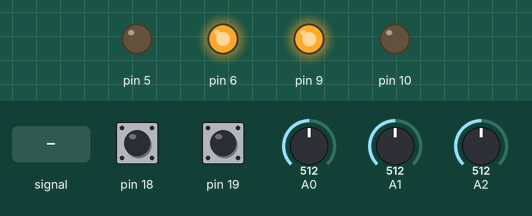
Simulated run of this sketch. Board: Arduino Uno, built with avr-gcc and run on an emulated ATmega328P. Parts: output pins drawn as LEDs (lit = HIGH). Inputs (shaded band) come from the test bench; at power-on: A0 = 512, A1 = 512, A2 = 512, pin 18 HIGH, pin 19 HIGH. What the sketch prints to the serial monitor is not drawn.

Above: at 1.2 s.
1.3 s: A0 fed a 50 Hz sine of ±306 counts around its level
At 3.2 s:
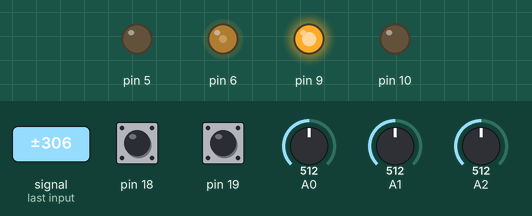
4.3 s: A0 set to 1023
At 4.74 s:
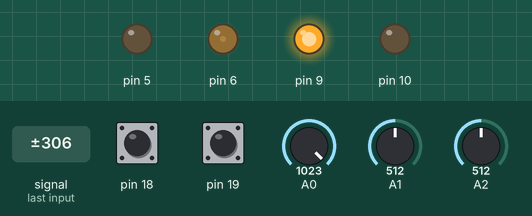
7.3 s: A0 set to 945
At 7.51 s:
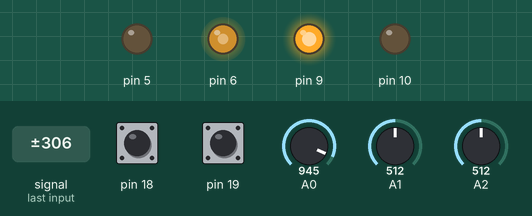
10.3 s: A0 set to 918
Timing chart, 0 to 43.0 s (numbered marks = the images above; inputs shaded):
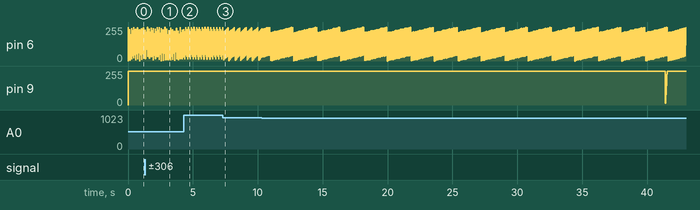

Measured:
- by itself, pin 6: ramps from 0/255 to 255/255 and jumps back, once every 0.09 s

The sketch:

LF_PINOTINSANCENORATSontrol.ino
```cpp
/*
  Line Following with PI Control
  Written: May 7, 2025
  Edited: May 10, 2025
  I/O:
  A0:  [INPUT] Left Line Sensor
  A1:  [INPUT] Center Line Sensor
  A2:  [INPUT] Right Line Sensor
  A4:  [INPUT] Right Wheel Encoder
  A5:  [INPUT] Left Wheel Encoder

  D5:  [OCR0A] Left Motor Forward Speed; Connects to H-Bridge Pin 7
  D6:  [OCR0B] Left Motor Reverse Speed; Connects to H-Bridge Pin 2
  D9:  [OCR1A] Right Motor Forward Speed; Connects to Pin 10 on the H-Bridge
  D10: [OCR1B] Right Motor Reverse; Connects to Pin 15 on the H-Bridge

  Changes made:
  - PI Control added
  - greg exists in the ISRs
  - moved logic to loop; ISR only collects data and some PI stuff now
  - added runningSum for live integral term
  - added detection buffer for line threshold
  - switched to weighted error based on all sensors (s/o Diego)

  TO DO:
  - see if it works
  - add 3 point turn

  Now with feedback control! Good job Jer.
*/

// * * * ENCODER GLOBALS * * *
volatile unsigned int avg = 0;

// * * * SENSOR DATA * * *
volatile unsigned char rightyTighty = 0;
volatile unsigned char leftyLoosey = 0;
volatile unsigned char center = 0;

// * * * P CONTROL CONSTANTS * * *
const unsigned char FWD = 120;
const unsigned int HLT = 65535; // haha big number
const unsigned char sP = 14;

// error history and running sum
volatile int lerr = 0;
volatile int rerr = 0;

void setup() {
  cli();
  PORTC |= 0x30;
  // Motor setup
  TCCR0A = 0xA1;
  TCCR0B = 0x01;
  TCCR1A = 0xA1;
  TCCR1B = 0x01;
  OCR0A = FWD;
  OCR1A = FWD;
  // Outputs
  DDRD = 0x60; // Output on D5, D6
  DDRB = 0x06; // Output on D9, D10
  // ADC
  ADCSRA = 0xCF;
  ADCSRB = 0x00;
  ADMUX = 0x60;
  // Encoder interrupts
  PCICR = 0x02;
  PCMSK1 = 0x30;
  Serial.begin(9600);
  sei();
}

void loop() {
  // P Control
  unsigned char kP = 2;
  OCR0A += (kP * lerr) / 10;
  OCR1A += (kP * rerr) / 10;

  // stop when at end of track
  if (avg >= HLT) {
    OCR0A = 0;
    OCR1A = 0;
  }
  Serial.print(OCR0A); // Left Blue
  Serial.print('\t');
  Serial.print(OCR1A); // Right Red
  Serial.print('\t');
  Serial.println(sP);  // sP Green
}

volatile unsigned char greg = 0;
ISR(ADC_vect) {
  greg = SREG;

  static unsigned char sensor = 0;  // kill this

  switch (sensor) {
    case 0:
      leftyLoosey = ADCH;
      ADMUX = (ADMUX & 0xF8) | 0x01;
      sensor++;
      break;
    case 1:
      center = ADCH;
      ADMUX = (ADMUX & 0xF8) | 0x02;
      sensor++;
      break;
    case 2:
      rightyTighty = ADCH;
      ADMUX = (ADMUX & 0xF8);
      sensor = 0;
      break;
  }

  lerr =  -sP + leftyLoosey;  //[-75, 180]
  rerr =  -sP + rightyTighty; //[-75, 180]

  ADCSRA |= 0x40;
  SREG = greg;
}


ISR(PCINT1_vect) {
  greg = SREG;
  static unsigned int rightA = 1;
  static unsigned int rightB = 1;
  static unsigned int leftA = 1;
  static unsigned int leftB = 1;
  static unsigned int counterRight = 0;
  static unsigned int counterLeft = 0;

  rightB = (PINC & 0x10) >> 4;
  leftB = (PINC & 0x20) >> 5;

  if ((rightB != rightA) && !rightB) counterRight++;
  if ((leftB != leftA) && !leftB) counterLeft++;

  leftA = leftB;
  rightA = rightB;
  avg = (counterLeft + counterRight) / 2;
  SREG = greg;
}
```
